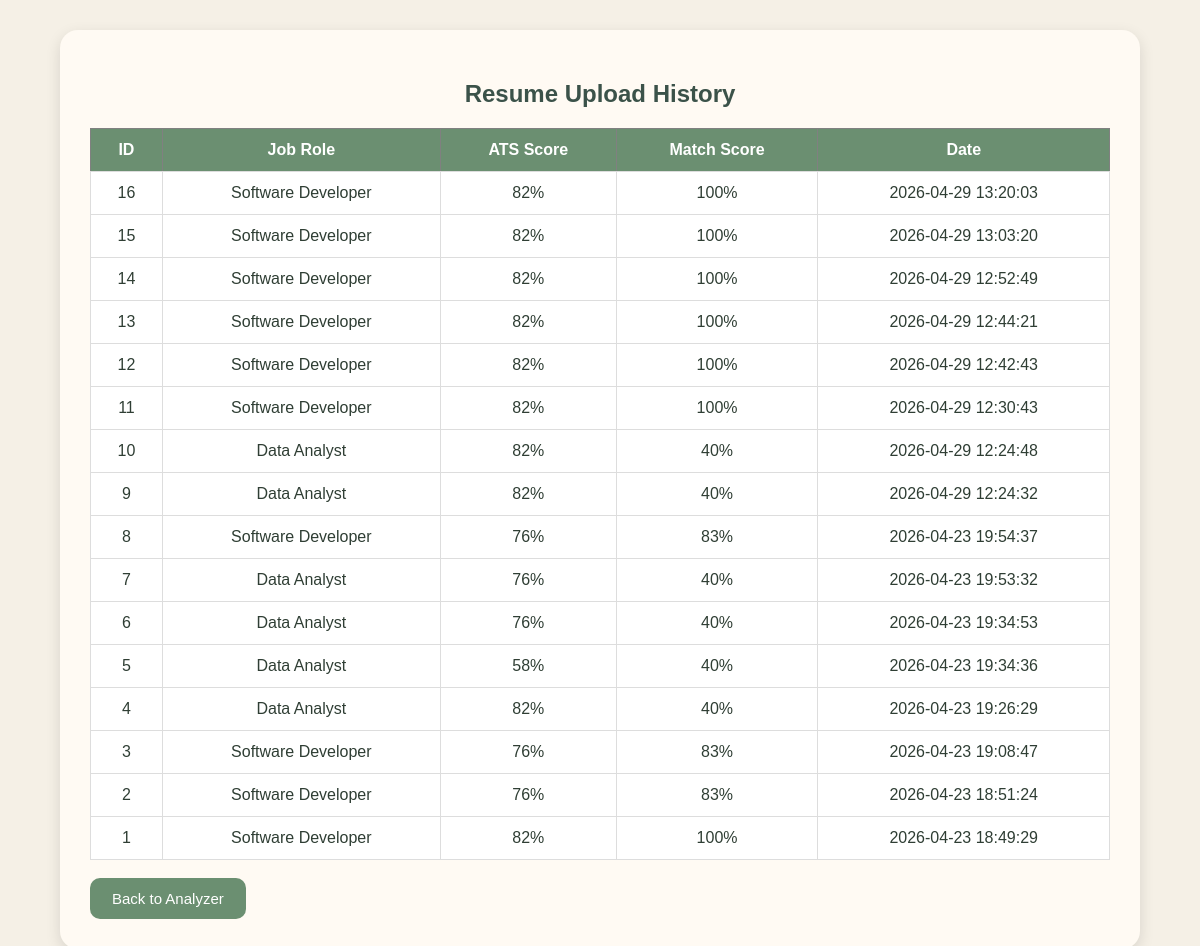
Screenshot of /history (signed in) with the database file from the repository.
### tables this page shows
CREATE TABLE history (
            id INTEGER PRIMARY KEY AUTOINCREMENT,
            job_role TEXT,
            ats_score INTEGER,
            match_score INTEGER,
            created_at TIMESTAMP DEFAULT CURRENT_TIMESTAMP
        );

### app.py (the view)
@app.route("/history")
def history():
    if "user" not in session:
        return redirect("/login")
    data = get_history()
    return render_template(
        "history.html",
        history=data
    )

### database.py (called while the page is built)
def get_history():
    conn = sqlite3.connect("resume_history.db")
    cursor = conn.cursor()
    cursor.execute("""
        SELECT *
        FROM history
        ORDER BY id DESC
    """)
    data = cursor.fetchall()
    conn.close()
    return data

### templates/history.html (shortened to what this page needs)
<!DOCTYPE html>
<html>
<head>
<link rel="stylesheet" href="{{ url_for('static', filename='style.css') }}">
</head>
<body>
    <body>
<div class="container">
<h2>Resume Upload History</h2>
<table border="1">
<tr>
<th>ID</th>
<th>Job Role</th>
<th>ATS Score</th>
<th>Match Score</th>
<th>Date</th>
</tr>
{% for row in history %}
<tr>
<td>{{ row[0] }}</td>
<td>{{ row[1] }}</td>
<td>{{ row[2] }}%</td>
<td>{{ row[3] }}%</td>
<td>{{ row[4] }}</td>
</tr>
{% endfor %}
</table>
<br>
<a href="/">
<button>
Back to Analyzer
</button>
</a>
</div>
</body>
</html>

### static/style.css (style rules this page uses)
body { font-family: Arial, sans-serif; background: #f5f0e6; margin: 0; padding: 0; color: #2f3e34; }
.container { width: 85%; margin: auto; margin-top: 30px; background: #fffaf3; padding: 30px; border-radius: 18px; box-shadow: 0px 5px 15px rgba(0,0,0,0.12); }
h1, h2, h3 { text-align: center; color: #3b5249; }
button { background: #6b8f71; color: white; border: none; padding: 12px 22px; border-radius: 10px; cursor: pointer; font-size: 15px; transition: 0.3s; }
table { width: 100%; border-collapse: collapse; margin-top: 20px; background: white; }
table th { background: #6b8f71; color: white; padding: 12px; }
table td { padding: 12px; border: 1px solid #ddd; text-align: center; }
a { text-decoration: none; color: #4f6f52; font-weight: bold; }

### rows the page displays
history: id "16", job_role "Software Developer", ats_score "82", match_score "100", created_at "2026-04-29 13:20:03"
history: id "15", job_role "Software Developer", ats_score "82", match_score "100", created_at "2026-04-29 13:03:20"
history: id "14", job_role "Software Developer", ats_score "82", match_score "100", created_at "2026-04-29 12:52:49"
history: id "13", job_role "Software Developer", ats_score "82", match_score "100", created_at "2026-04-29 12:44:21"
history: id "12", job_role "Software Developer", ats_score "82", match_score "100", created_at "2026-04-29 12:42:43"
history: id "11", job_role "Software Developer", ats_score "82", match_score "100", created_at "2026-04-29 12:30:43"
history: id "10", job_role "Data Analyst", ats_score "82", match_score "40", created_at "2026-04-29 12:24:48"
history: id "9", job_role "Data Analyst", ats_score "82", match_score "40", created_at "2026-04-29 12:24:32"
history: id "8", job_role "Software Developer", ats_score "76", match_score "83", created_at "2026-04-23 19:54:37"
history: id "7", job_role "Data Analyst", ats_score "76", match_score "40", created_at "2026-04-23 19:53:32"
history: id "6", job_role "Data Analyst", ats_score "76", match_score "40", created_at "2026-04-23 19:34:53"
history: id "5", job_role "Data Analyst", ats_score "58", match_score "40", created_at "2026-04-23 19:34:36"
history: id "4", job_role "Data Analyst", ats_score "82", match_score "40", created_at "2026-04-23 19:26:29"
history: id "3", job_role "Software Developer", ats_score "76", match_score "83", created_at "2026-04-23 19:08:47"
history: id "2", job_role "Software Developer", ats_score "76", match_score "83", created_at "2026-04-23 18:51:24"
history: id "1", job_role "Software Developer", ats_score "82", match_score "100", created_at "2026-04-23 18:49:29"
